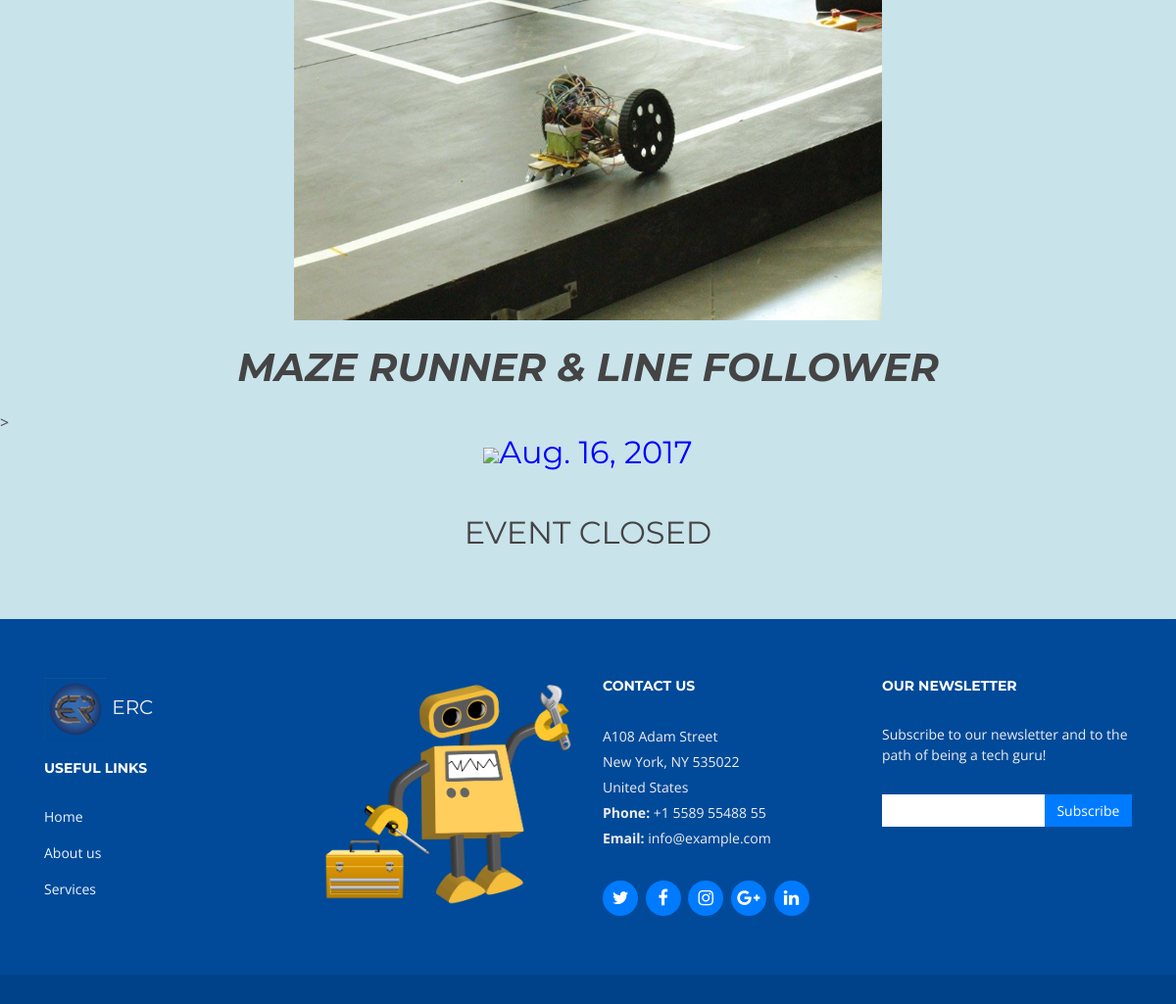
The page /erc/events/3/ (lower part) on the database as committed earlier.
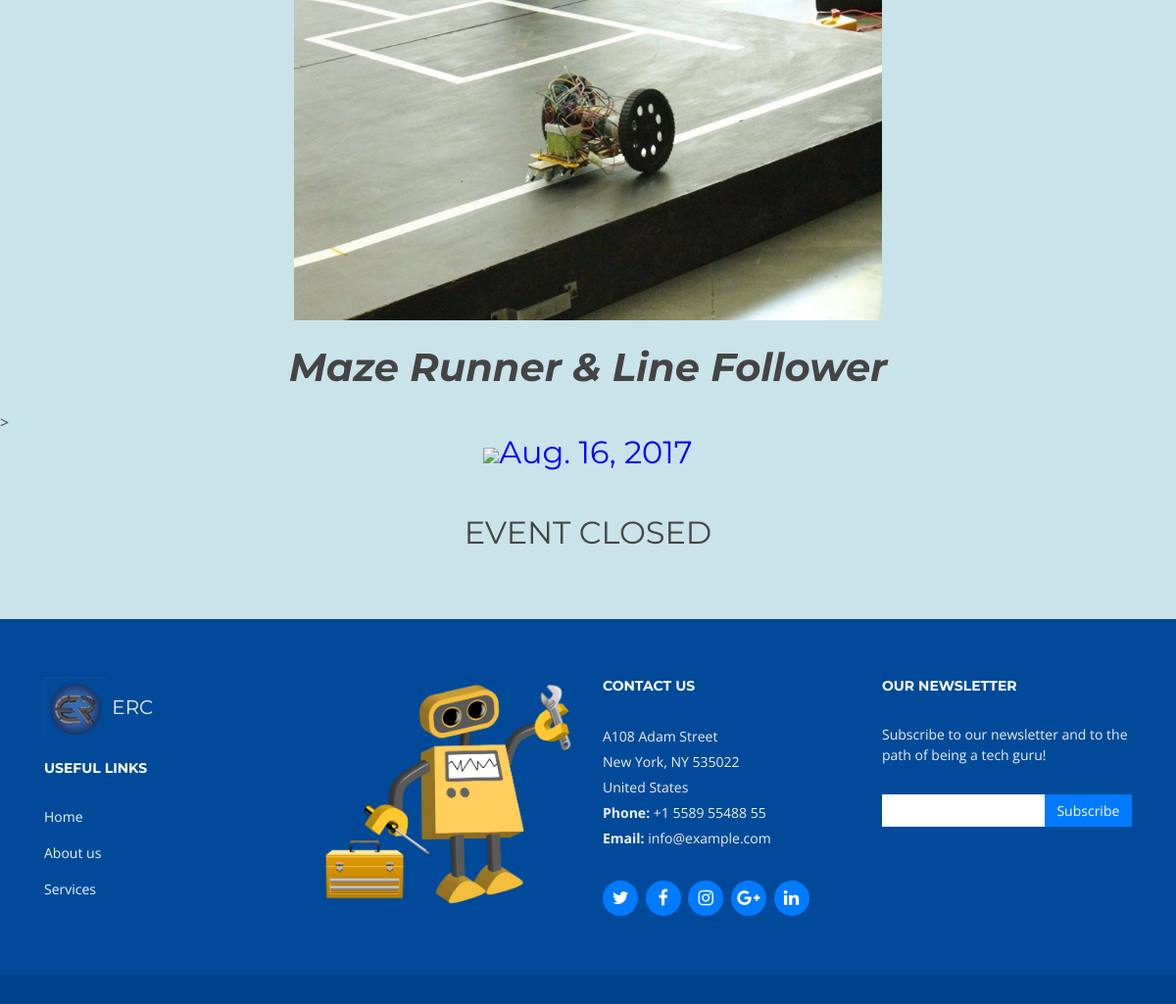
The same page on the database as committed later.
### erc/models.py (models this page shows, shortened)
class Event(models.Model):
	name=models.CharField(max_length=80)
	problem_statement=models.FileField(null=True,blank=True)
	video=models.CharField(max_length=100,null=True,blank=True)
	event_status=models.CharField(max_length=100,null=True,blank=True)
	content=models.TextField(null=True,blank=True)
	date=models.DateField(null=True,blank=True)
	img=models.ImageField(upload_to='media/events',max_length=100)
	filterClass=models.CharField(max_length=80,blank=True)

### erc/views.py (the view)
# urls.py: path('events/<int:Event_id>/',event_detail, name='event_detail'),
def event_detail(request,Event_id):
	try:
		event=Event.objects.get(pk=Event_id)
	except Event.DoesNotExist:
		raise Http404("Event Does Not Exist")
	return render(request,'erc/event_detail.html',{'event':event})

### erc/templates/erc/event_detail.html (shortened to what this page needs)
{% extends 'erc/base_events_news.html' %}
{% block body %}
  <section id="intro" class="clearfix">
    <div class="container">
      <div class="intro-info">
        <h2 style="font-style: italic; font-weight: bold;">Electronics and <br>Robotics club<br>IIT Bombay</h2>
      </div>
    </div>
  </section>
  <br>
  <br>
  <div align="center"><img src={{event.img.url}} height="400" width="600"></div>
  <br>
  <div align="center" ><h1 style="font-style:italic"><b>{{event.name}}</b></h1></div>>
  {% if event.date%}
    <div align="center"><h2 style="color:blue"><img src="https://img.icons8.com/wired/64/000000/calendar.png">{{event.date}}</h2></div>
  {%endif%}
  <br>
  {% if event.event_status%}
    <div align="center"><h2>{{event.event_status}}</h2></div>
  {%endif%}
  <br>
  <br>
{% endblock %}

### erc/templates/erc/base_events_news.html (shortened to what this page needs)
<!DOCTYPE html>
<html lang="en">
<head>
   {% load static %}
  <link href="{% static 'erc/lib/bootstrap/css/bootstrap.min.css' %}"rel="stylesheet">
  <link href="{% static 'erc/lib/font-awesome/css/font-awesome.min.css' %}" rel="stylesheet">
  <link href="{% static 'erc/lib/animate/animate.min.css' %}" rel="stylesheet">
  <link href="{% static 'erc/lib/ionicons/css/ionicons.min.css' %}" rel="stylesheet">
  <link href="{% static 'erc/lib/owlcarousel/assets/owl.carousel.min.css' %}" rel="stylesheet">
  <link href="{% static 'erc/lib/lightbox/css/lightbox.min.css' %}" rel="stylesheet">
  <link href="{% static 'erc/css/style.css' %}" rel="stylesheet">
</head>
<body>
{% block body %}
{% endblock %}
  <footer id="footer">
    <div class="footer-top">
      <div class="container">
        <div class="row">
          <div class="col-lg-3 col-md-6 footer-links">
            <h5><a href="#intro" class="scrollto"><img src="{%static 'erc/img/favicon.ico' %}" alt="" class="img-fluid"></a>
              ERC
            </h5>
            <h4>Useful Links</h4>
            <ul>
              <li><a href="#">Home</a></li>
              <li><a href="#">About us</a></li>
              <li><a href="#">Services</a></li>
            </ul>
          </div>
          <div class="col-lg-3 col-md-6 footer-links">
            <img src="{%static 'erc/img/RepairBot.png' %}" alt="" class="img-fluid">
          </div>
          <div class="col-lg-3 col-md-6 footer-contact">
            <h4>Contact Us</h4>
            <p>
              A108 Adam Street <br>
              New York, NY 535022<br>
              United States <br>
              <strong>Phone:</strong> +1 5589 55488 55<br>
              <strong>Email:</strong> info@example.com<br>
            </p>
            <div class="social-links">
              <a href="#" class="twitter"><i class="fa fa-twitter"></i></a>
              <a href="#" class="facebook"><i class="fa fa-facebook"></i></a>
              <a href="#" class="instagram"><i class="fa fa-instagram"></i></a>
              <a href="#" class="google-plus"><i class="fa fa-google-plus"></i></a>
              <a href="#" class="linkedin"><i class="fa fa-linkedin"></i></a>
            </div>
          </div>
          <div class="col-lg-3 col-md-6 footer-newsletter">
            <h4>Our Newsletter</h4>
            <p>Subscribe to our newsletter and to the path of being a tech guru!</p>
            <form action="" method="post">
              <input type="email" name="email"><input type="submit"  value="Subscribe">
            </form>
          </div>
        </div>
      </div>
    </div>
</body>
</html>

### erc/static/erc/css/style.css (style rules this page uses)
body { background: rgba(149,200,216,0.5); color: #444; font-family: "Open Sans", sans-serif; }
a { color: #007bff; transition: 0.o5s; }
p { padding: 0; margin: 0 0 30px 0; }
h1, h2, h3, h4, h5, h6 { font-family: "Montserrat", R; font-weight: 400; margin: 0 0 20px 0; padding: 0; }
#intro { width: 100%; background: linear-gradient(to top, rgba(46, 49, 65, 0), rgba(46, 49, 65, 0.5)),url("../img/intro-bg.jpg") center bottom no-repeat; padding: auto; padding-top: 25em; height: 61em; }
#intro .intro-info { width: 100%; text-align: center; }
#intro .intro-info h2 { color: #fff; margin-bottom: 40px; font-size: 48px; font-weight: 700; }
#footer { background: #00428a; padding: 0 0 30px 0; color: #eee; font-size: 14px; }
#footer .footer-top { background: #004a99; padding: 60px 0 30px 0; }
#footer .footer-top .social-links a { font-size: 18px; display: inline-block; background: #007bff; color: #fff; line-height: 1; padding: 8px 0; margin-right: 4px; border-radius: 50%; text-align: center; width: 36px; height: 36px; transition: 0.3s; }
#footer .footer-top h4 { font-size: 14px; font-weight: bold; color: #fff; text-transform: uppercase; position: relative; padding-bottom: 10px; }
#footer .footer-top .footer-links { margin-bottom: 30px; }
#footer .footer-top .footer-links ul { list-style: none; padding: 0; margin: 0; }
#footer .footer-top .footer-links ul li { padding: 8px 0; }
#footer .footer-top .footer-links ul li:first-child { padding-top: 0; }
#footer .footer-top .footer-links ul a { color: #ecf5ff; }
#footer .footer-top .footer-contact { margin-bottom: 30px; }
#footer .footer-top .footer-contact p { line-height: 26px; }
#footer .footer-top .footer-newsletter { margin-bottom: 30px; }
#footer .footer-top .footer-newsletter input[type="email"] { border: 0; padding: 6px 8px; width: 65%; }
#footer .footer-top .footer-newsletter input[type="submit"] { background: #007bff; border: 0; width: 35%; padding: 6px 0; text-align: center; color: #fff; transition: 0.3s; cursor: pointer; }

Rows that differ between the two databases and show on the page:
changed Event "EVENT CLOSED": name "MAZE RUNNER & LINE FOLLOWER" → "Maze Runner & Line Follower"
